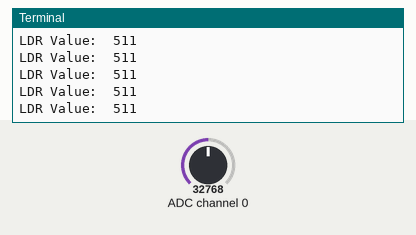
This program was run on a simulated Raspberry Pi (BCM pin numbers). On the bench: the last lines printed to the terminal. The inputs (shaded band) are chosen by the test bench; at power-on: ADC channel 0 = 32768 (analog values on the 0–65535 scale).

Above: at 1.2 s.
1.3 s: ADC channel 0 set to 45874
At 2.0 s:
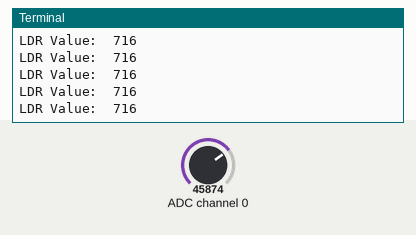
2.8 s: ADC channel 0 set to 57670
At 3.6 s:
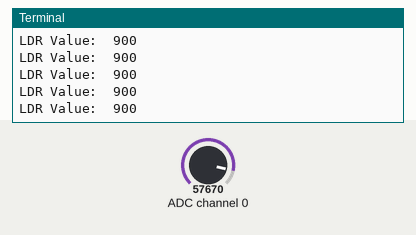
Timing chart, 0 to 5.0 s (numbered marks = the images above; inputs shaded):
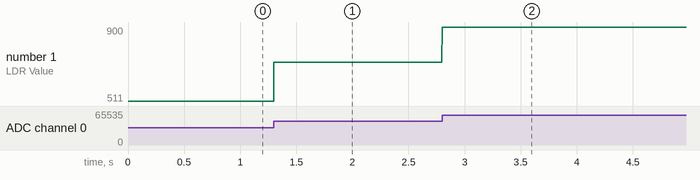

The program:

SPI_UART_GSM.py
```python
import spidev
import serial
import time
gsm = serial.Serial('/dev/ttyS0',9600,timeout=1)
spi = spidev.SpiDev()
spi.open(0,0)

def analogInput(channel):
  spi.max_speed_hz = 1350000
  adc = spi.xfer2([1,(8+channel)<<4,0])
  data = ((adc[1]&3) << 8) + adc[2]
  return data

while 1:
    ldr = analogInput(0)
    print 'LDR Value: ', ldr
    if ldr < 500:
        gsm.write('ATD0943158682;\r')
        gsm.write(chr(26))
        time.sleep(10)
```

Measured:
- after the input at 1.3 s, the terminal: prints a new line at once (image 1)
- after the input at 2.8 s, the terminal: prints a new line at once (image 2)
- plotted number 1: 511 → 716 after the input at 1.3 s, 716 → 900 after the input at 2.8 s
